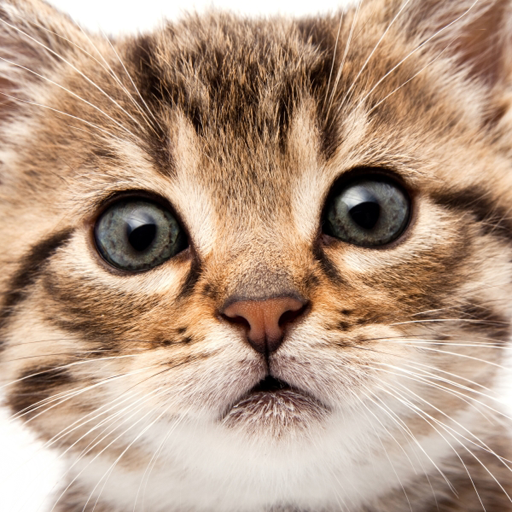
#> input picture images/test_cat.png, 512 x 512 px
$ python madak1_compressor.py
#> lines starting #> are read from the running program, lines starting #| are printed output that depends on the picture

import os
import argparse

import math
from collections import defaultdict

import cv2
import numpy as np
from matplotlib import pyplot as plt

from huffman_compressor import HuffmanCompressor
from yuv_chroma_compressor import ChromaSubsamplingCompressor
from haar_wavelet_compressor import HaarWaveletCompressor

class MyCompressor:
    def __init__(self, yuv420 = False, haar = False, huff = False):
        self.yuv420 = yuv420
        self.haar = haar
        self.huff = huff

    def encode(self, image_path):
#> called with image_path = 'images/test_cat.png'
        compressed_data = dict()
        image = cv2.imread(image_path)
#> image is the input picture: shape (512, 512, 3); mean B, G, R 133, 154, 181.8
        if self.yuv420: image = cv2.cvtColor(image, cv2.COLOR_BGR2YUV)
        c1, c2, c3 = cv2.split(image)
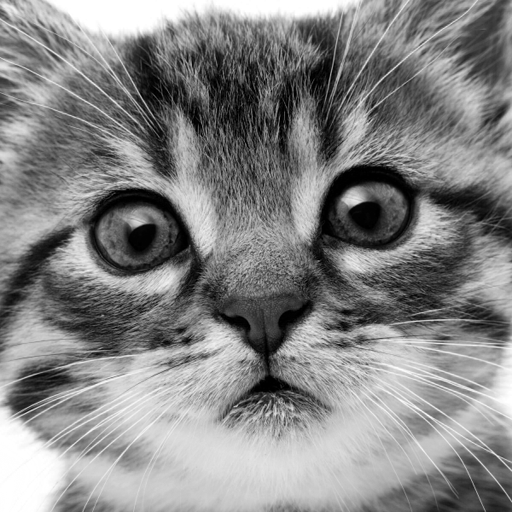
#> c1: shape (512, 512); min 0, max 255, mean 133
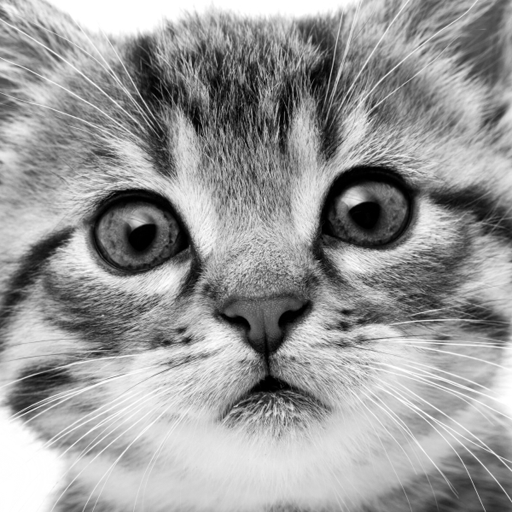
#> c2: shape (512, 512); min 0, max 255, mean 154
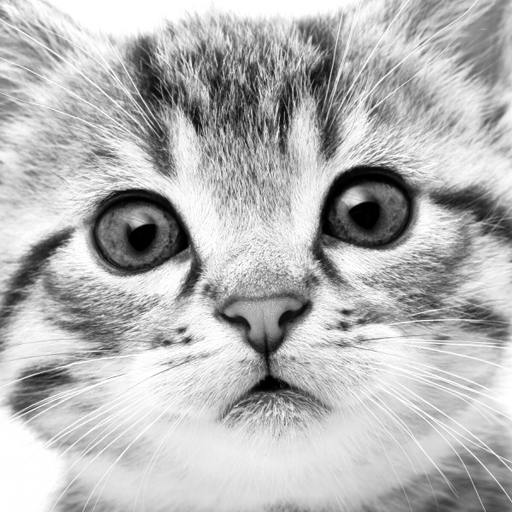
#> c3: shape (512, 512); min 0, max 255, mean 181.8
        if self.yuv420:
            c2 = self.yuv_channel_encode(channel=c2)
            c3 = self.yuv_channel_encode(channel=c3)
        if self.haar:
            c1 = self.haar_channel_encode(channel=c1)
            c2 = self.haar_channel_encode(channel=c2)
            c3 = self.haar_channel_encode(channel=c3)
            compressed_data['haar_shape'] = np.array(list(c1)).shape
        if self.huff:
            c1, f1 = self.huff_channel_encode(channel=c1)
            c2, f2 = self.huff_channel_encode(channel=c2)
            c3, f3 = self.huff_channel_encode(channel=c3)
            compressed_data['frequencies_1'] = f1
            compressed_data['frequencies_2'] = f2
            compressed_data['frequencies_3'] = f3
        compressed_data['channel_1'] = np.array(list(c1))
        compressed_data['channel_2'] = np.array(list(c2))
        compressed_data['channel_3'] = np.array(list(c3))
        compressed_data['original_shape'] = (image.shape[0], image.shape[1])
        np.savez_compressed('compressed_data.npz', **compressed_data)

    def decode(self, compressed_file_path):
        compressed_data = np.load(compressed_file_path, allow_pickle=True)
        c1 = compressed_data['channel_1']
        c2 = compressed_data['channel_2']
        c3 = compressed_data['channel_3']
        shape = compressed_data['haar_shape'] if self.haar else compressed_data['original_shape']
        if self.huff:
            f1 = compressed_data['frequencies_1'].item()
            f2 = compressed_data['frequencies_2'].item()
            f3 = compressed_data['frequencies_3'].item()
            c1 = self.huff_channel_decode(channel=c1, frequencies=f1, shape=shape)
            c2 = self.huff_channel_decode(channel=c2, frequencies=f2, shape=(-1, shape[1] // 2) if self.yuv420 else shape)
            c3 = self.huff_channel_decode(channel=c3, frequencies=f3, shape=(-1, shape[1] // 2) if self.yuv420 else shape)
        if self.haar:
            c1 = self.haar_channel_decode(channel=c1, shape=shape)
            c2 = self.haar_channel_decode(channel=c2, shape=(-1, shape[1] // 2) if self.yuv420 else shape)
            c3 = self.haar_channel_decode(channel=c3, shape=(-1, shape[1] // 2) if self.yuv420 else shape)
        if self.yuv420:
            c2 = self.yuv_channel_decode(channel=c2, shape=shape)
            c3 = self.yuv_channel_decode(channel=c3, shape=shape)
        decoded_data = cv2.merge((c1, c2, c3)).clip(0, 255).astype(np.uint8)
        if self.yuv420: decoded_data = cv2.cvtColor(decoded_data, cv2.COLOR_YUV2BGR)
        if self.haar: decoded_data = cv2.resize(decoded_data, compressed_data['original_shape'][::-1])
        cv2.imwrite("decoded_image.png", decoded_data)

    def haar_channel_encode(self, channel):
        haar = HaarWaveletCompressor()
        image = haar.preprocess_image(img=channel)
        trans_matrix = haar.get_transformation_matrix(k=int(math.log2(len(image))))
        encoded_data = haar.encode(img=image, t_matrix=trans_matrix)
        return np.round(encoded_data)

    def haar_channel_decode(self, channel, shape):
        haar = HaarWaveletCompressor()
        trans_matrix = haar.get_transformation_matrix(k=int(math.log2(shape[1])))
        decoded = haar.decode(img=channel, t_matrix=trans_matrix)
        return decoded

    def yuv_channel_encode(self, channel):
        yuv = ChromaSubsamplingCompressor()
        encoded_data = yuv.encode(channel=channel)
        return encoded_data

    def yuv_channel_decode(self, channel, shape):
        yuv = ChromaSubsamplingCompressor()
        decoded_data = yuv.decode(channel=channel, o_shape=shape)
        return decoded_data

    def huff_channel_encode(self, channel):
        frequencies = defaultdict(int)
        for row in channel:
            for pixel in row:
                frequencies[pixel] += 1
        huff = HuffmanCompressor()
        tree_root = huff.build_tree(frequencies=frequencies)
        codes = huff.build_codes(tree_root)
        encoded_data = huff.encode(channel.flatten(), codes)
        return encoded_data, frequencies

    def huff_channel_decode(self, channel, frequencies, shape):
        huff = HuffmanCompressor()
        tree_root = huff.build_tree(frequencies)
        decoded_data = np.array(list(huff.decode(channel, tree_root))).reshape(shape)
        return decoded_data

if __name__ == '__main__':

    # Handle the consol arguments

    parser = argparse.ArgumentParser(description="Compress and decompress an image")
    parser.add_argument('-i', '--img', action='store', type=str, default="images/test_cat.png", help="Path of the target image")
    parser.add_argument('--yuv420', action='store_true', help="Convert to YUV and use chroma subsampling (4:2:0)")
    parser.add_argument('--haar', action='store_true', help="Use Haar Wavelet Transformation with value rounding")
    parser.add_argument('--huff', action='store_true', help="Use Huffman coding and decoding (loosless)")
    args = parser.parse_args()

    # Compress and decompress the image

    compressor = MyCompressor(yuv420=args.yuv420, haar=args.haar, huff=args.huff)
    compressor.encode(image_path=args.img)
    compressor.decode(compressed_file_path='compressed_data.npz')

    # Calculate the MSE and the PSNR values

    original_img = cv2.imread(args.img)
    decoded_img = cv2.imread('decoded_image.png')

    mse = np.mean((original_img - decoded_img) ** 2)
#> mse = 0
    psnr = 20 * math.log10(255.0 / math.sqrt(mse)) if mse != 0 else float('inf')
#> psnr = inf

    # Print the results

    original_img_bytes = os.path.getsize(args.img)
    encoded_img_bytes = os.path.getsize('compressed_data.npz')
    decoded_img_bytes = os.path.getsize('decoded_image.png')

    print("\n= Results ==================")
    print(f" - MSE:    {mse:10.2f}")
#|  - MSE:          0.00
    print(f" - PSNR:   {psnr:10.2f}")
#|  - PSNR:          inf
    print(f" - O Size: {original_img_bytes:10} bytes")
    print(f" - E Size: {encoded_img_bytes:10} bytes")
    print(f" - D Size: {decoded_img_bytes:10} bytes")
    print("============================\n")

    # Plot the original and the decoded image

    plt.subplot(1,2,1)
    plt.imshow(cv2.cvtColor(original_img, cv2.COLOR_BGR2RGB))
    plt.title("Original")
    plt.axis('off')

    plt.subplot(1,2,2)
    plt.imshow(cv2.cvtColor(decoded_img, cv2.COLOR_BGR2RGB))
    plt.title("Decoded")
    plt.axis('off')

    plt.show()
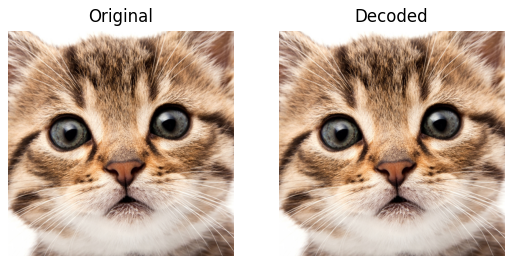
#> figure drawn by matplotlib, 2 panels

$ run again, with images/test_colors.png copied over images/test_cat.png
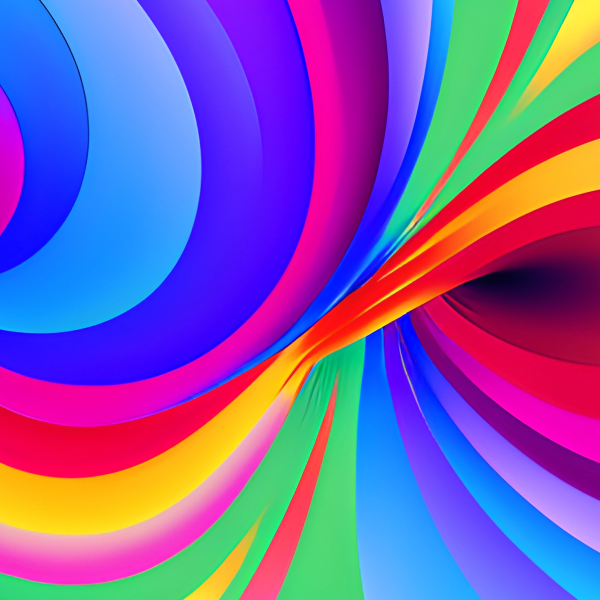
#> input picture images/test_colors.png, 1200 x 1200 px (shown at 1/2 size)
#> in encode, image is the input picture: shape (1200, 1200, 3); mean B, G, R 173.4, 89.8, 126.8
#> in encode, `c1, c2, c3 = cv2.split(image)`:
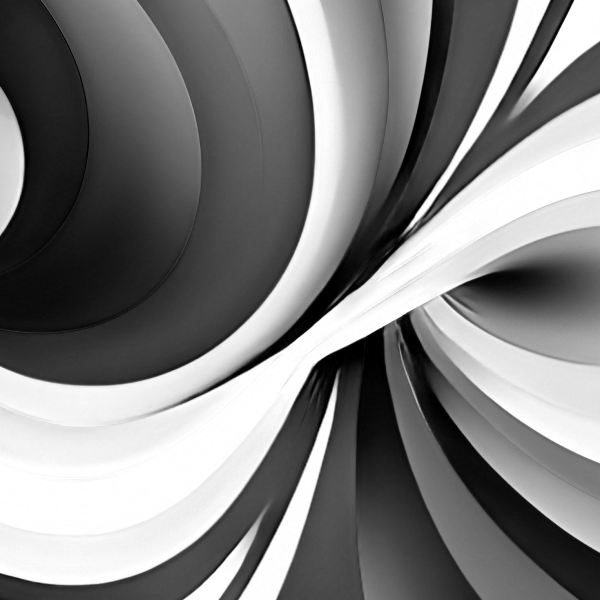
#> c3: shape (1200, 1200) (shown at 1/2 size); min 0, max 255, mean 126.8
#> mse = 0
#> psnr = inf
#|  - MSE:          0.00
#|  - PSNR:          inf
#> `plt.show()`:
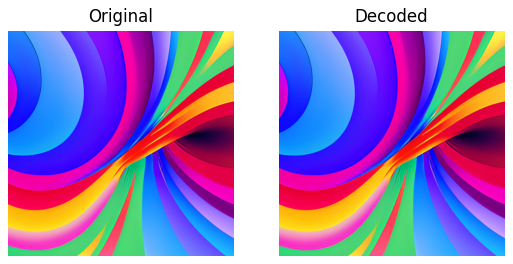
#> figure drawn by matplotlib, 2 panels
